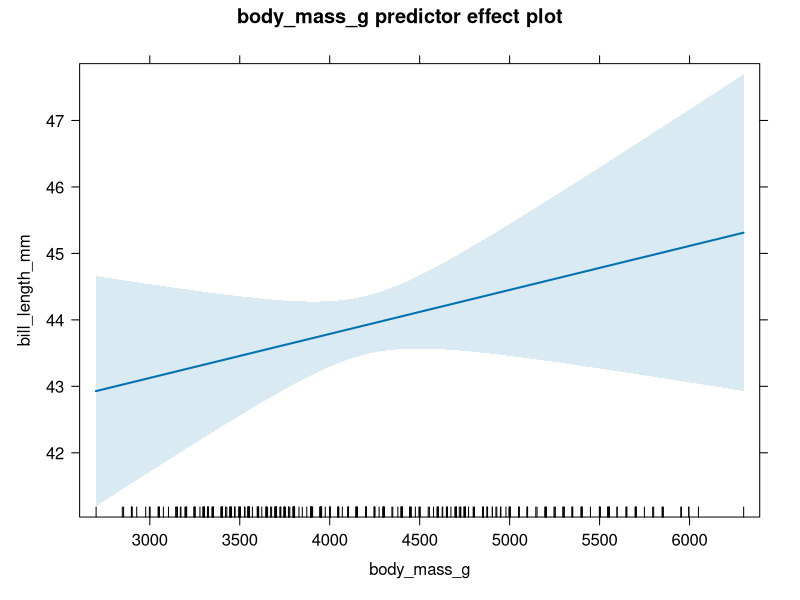
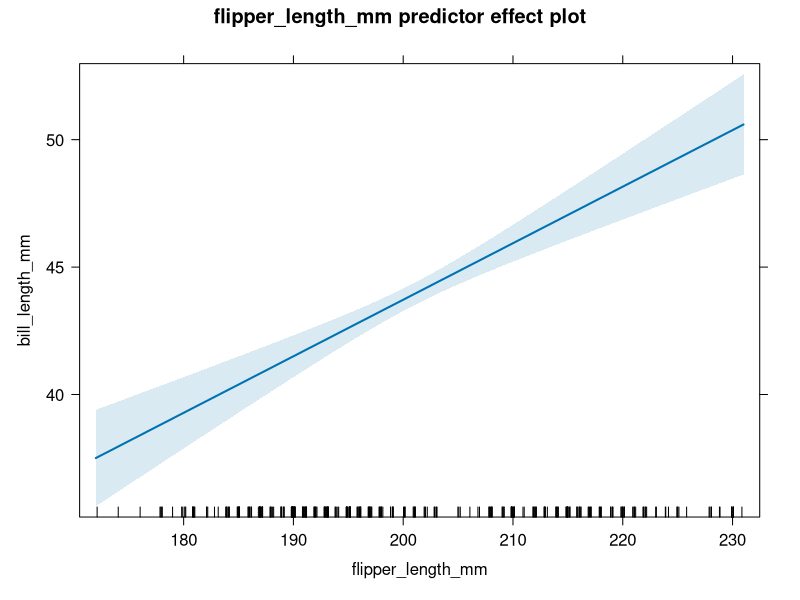
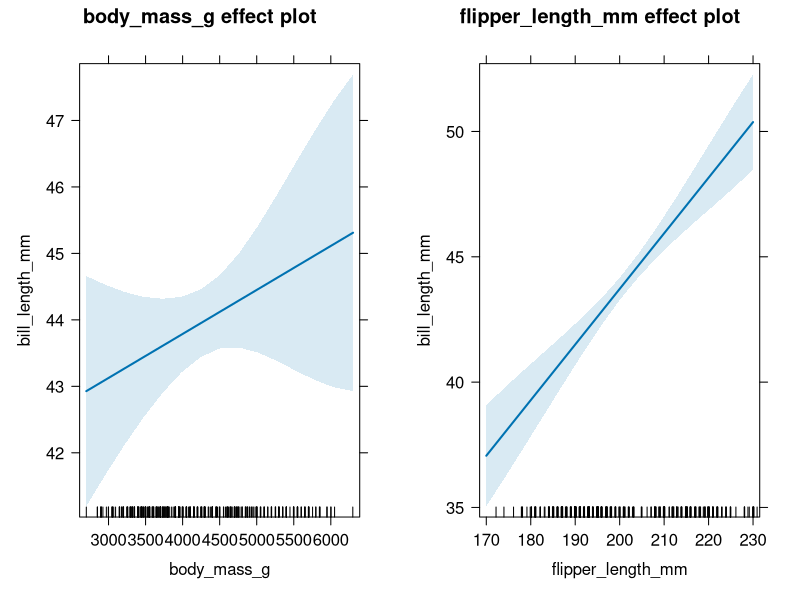
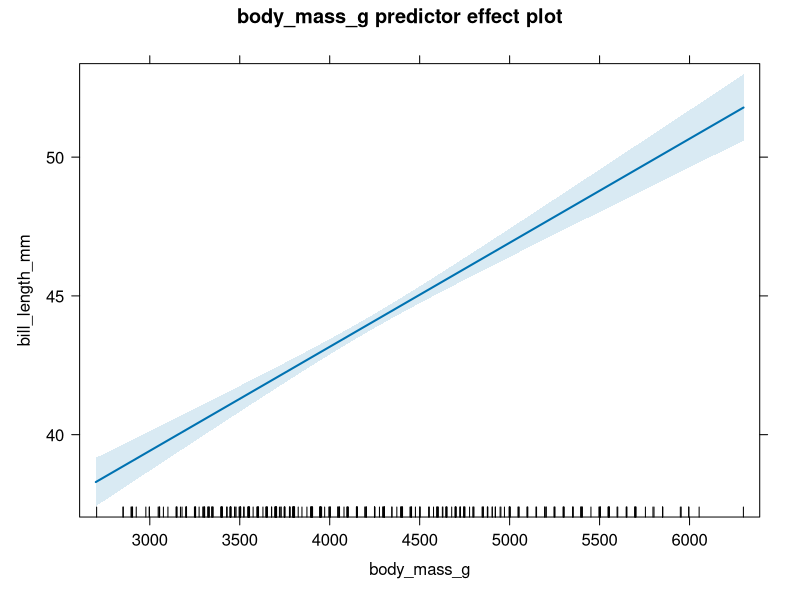
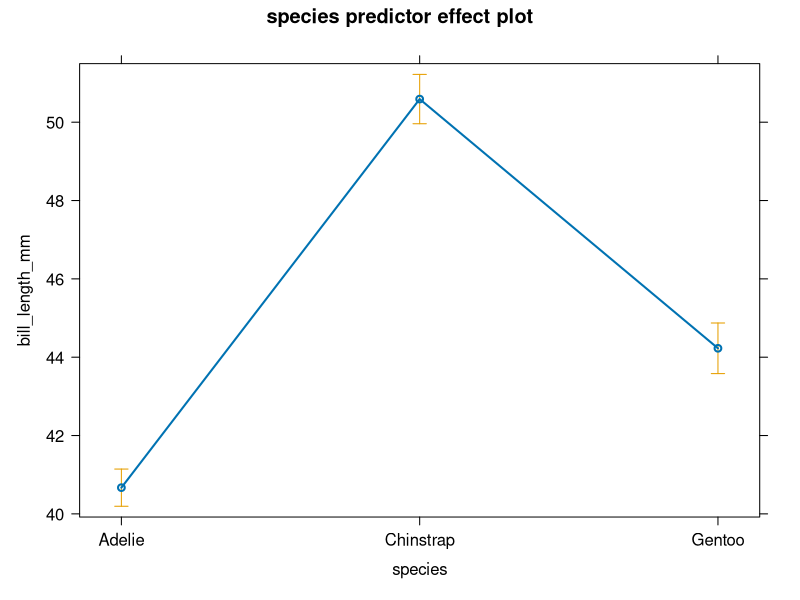
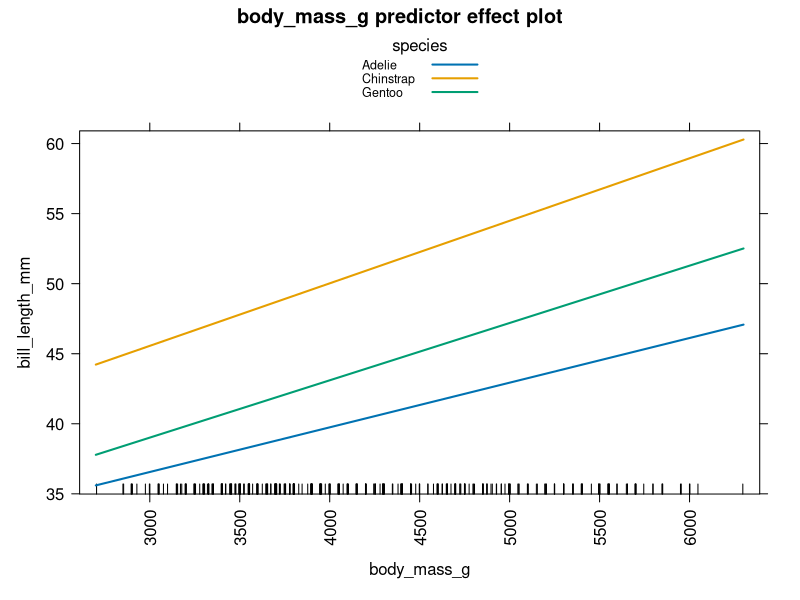
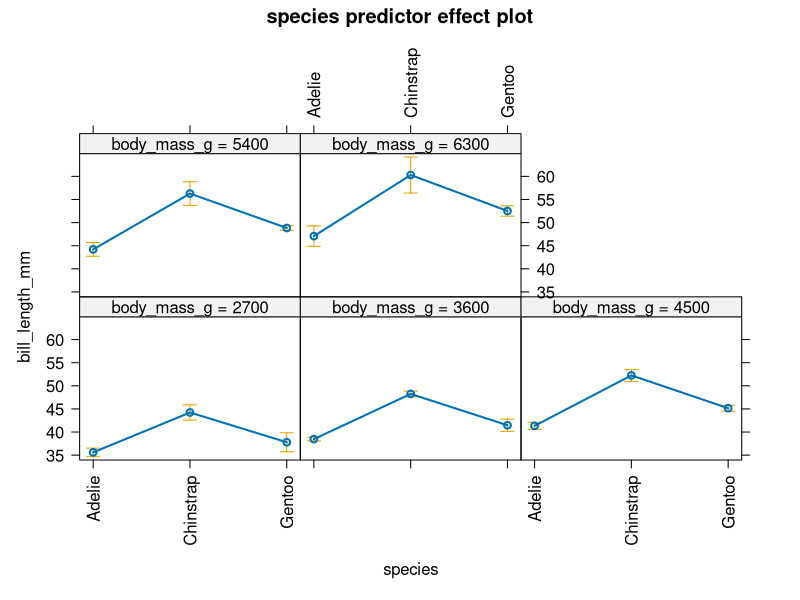
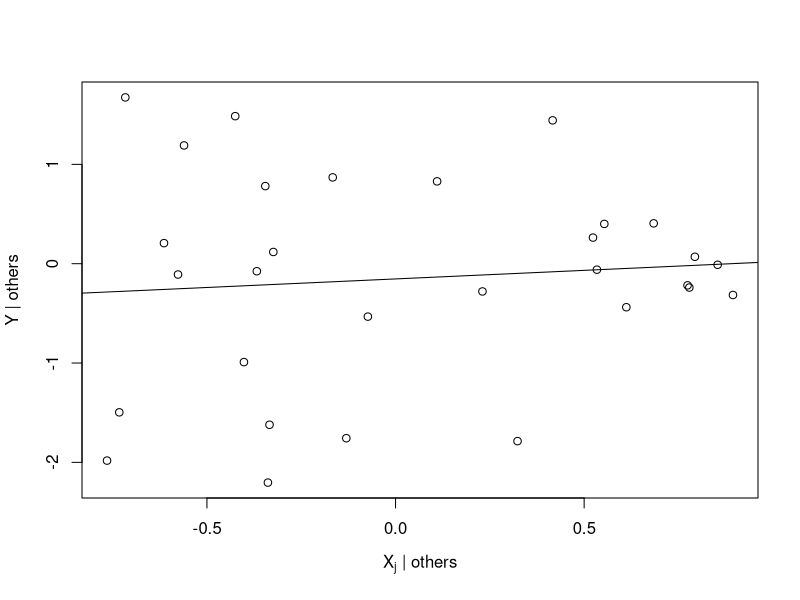

Generate these figures, in order, with R:
## ---- chunk 1
if(!require(palmerpenguins, quietly = TRUE)) {
  install.packages("palmerpenguins", repos = "https://cran.rstudio.com/")
  library(palmerpenguins)
}
## ---- chunk 2
if(!require(car, quietly = TRUE)) {
  install.packages("car", repos = "https://cran.rstudio.com/")
  library(car)
}
## ---- chunk 3
if(!require(effects, quietly = TRUE)) {
  install.packages("effects", repos = "https://cran.rstudio.com/")
  library(effects)
}
## ---- chunk 4
# load penguins data
data(penguins, package = "palmerpenguins")
# transform body mass variable from g to kg
penguins <- penguins |> transform(body_mass_kg = body_mass_g/1000)
# fit model with body_mass_kg
slmod_scaled <- lm(bill_length_mm ~ body_mass_kg, data = penguins)
# extract coefficients
coefficients(slmod_scaled)
## ---- chunk 5
# load penguins data since it hasn't been loaded in this chapter
data(penguins, package = "palmerpenguins")
# refit multiple linear regression model
mlmod <- lm(bill_length_mm ~ body_mass_g + flipper_length_mm, data = penguins)
# extract estimated coefficients
coef(mlmod)
## ---- chunk 6
colMeans(mlmod$model)
## ---- chunk 7
#| message: false
library(effects)
## ---- chunk 8
plot(predictorEffect("body_mass_g", mlmod))
## ---- chunk 9
plot(predictorEffect("flipper_length_mm", mlmod))
## ---- chunk 10
plot(allEffects(mlmod))
## ---- chunk 11
# refit the parallel lines model
lmodp <- lm(bill_length_mm ~ body_mass_g + species, data = penguins)
# double-check coefficients
coef(lmodp)
## ---- chunk 12
table(lmodp$model$species)
print(paste('Total:', length(lmodp$model$species)))
## ---- chunk 13
# draw effect plot for body_mass_g
plot(predictorEffect("body_mass_g", lmodp))
## ---- chunk 14
# sample mean of body_mass_g variable used to fit lmodp
mean(lmodp$model$body_mass_g)
## ---- chunk 15
plot(predictorEffect("species", lmodp))
## ---- chunk 16
# fit separate lines model
lmods <- lm(bill_length_mm ~ body_mass_g + species + body_mass_g:species,
            data = penguins)
# extract estimated coefficients
coef(lmods)
## ---- chunk 17
# effect plot of body mass for separate lines model
# axes ... rotates the x-axis labels 90 degrees
# lines ... plots the effect of body mass in one graphic
plot(predictorEffect("body_mass_g", lmods),
     axes = list(x = list(rotate = 90)),
     lines = list(multiline = TRUE))
## ---- chunk 18
# effect plot of body mass for separate lines model
# axes ... rotates the x-axis labels 90 degrees
# lines ... plots the effect of species in one graphic
plot(predictorEffect("species", lmods),
     axes = list(x = list(rotate = 90)),
     lines=list(multiline = FALSE))
## ---- chunk 19
#| echo: false
#| eval: true
#| output: false
set.seed(71)
x <- runif(30, -1, 1)
y1 <- rnorm(30)
y2 <- 0.2 + 0.3 * x + rnorm(30, sd = 0.05)
y3 <- 0.2 + 0.6 * x + 0.6 * x^2 + rnorm(30, sd = 0.1)
y4 <- y2
sx <- sort(x) + 5
sy4 <- sort(y4)
sy4[2] <- sy4[29]
## ---- chunk 20
#| echo: false
#| eval: true
#| output: true
plot(y1 ~ x, ylab = "Y | others",
     xlab = expression(paste(X[j], " | others")))
abline(coef(lm(y1 ~ x)))
## ---- chunk 21
#| echo: false
#| eval: true
#| output: true
plot(y2 ~ x, ylab = "Y | others",
     xlab = expression(paste(X[j], " | others")))
abline(coef(lm(y2 ~ x)))
## ---- chunk 22
#| echo: false
#| eval: true
#| output: true
plot(y3 ~ x, ylab = "Y | others",
     xlab = expression(paste(X[j], " | others")))
title("(c)")
abline(coef(lm(y3 ~ x)))
## ---- chunk 23
#| echo: false
#| eval: true
#| output: true
plot(sy4 ~ sx, ylab = "Y | others",
     xlab = expression(paste(X[j], " | others")))
title("(d)")
abline(-0.3, .1)
## ---- chunk 24
#| message: false
library(car)
## ---- chunk 25
# create added-variable plots for all regressors in mlmod
avPlots(mlmod)
## ---- chunk 26
avPlots(lmodp)
## ---- chunk 27
leveragePlots(lmodp)
## ---- chunk 28
leveragePlots(lmods)
## ---- chunk 29
y <- c(1, 4, 6, 8, 9)       # create an arbitrary response vector
X1 <- c(7, 5, 5, 7, 7)      # create regressor 1
X2 <- c(-1, 2, -3, 1, 5/7)  # create regressor 2 to be orthogonal to X1
## ---- chunk 30
crossprod(X1, X2)
## ---- chunk 31
# y regressed on X1 without an intercept
lmod1 <- lm(y ~ X1 - 1)
coef(lmod1)
## ---- chunk 32
# y regressed on X1 and X2 without an intercept
lmod2 <- lm(y ~ X1 + X2 - 1)
coef(lmod2)
## ---- chunk 33
ones <- rep(1, 5)   # column of 1s
## ---- chunk 34
crossprod(ones, X1) # not zero, so not orthogonal
## ---- chunk 35
crossprod(ones, X2) # not zero, so not orthogonal
## ---- chunk 36
# y regressed on X1 and X2 with an intercept
lmod3 <- lm(y ~ X1 + X2)
coef(lmod3) # coefficients for lmod3
## ---- chunk 37
X3 <-  c(0, -1, 1, 0, 0) # sample mean is zero
X4 <- c(0, 0, 0, 1, -1)  # sample mean is zero
cov(X3, X4)              # 0, so X3 and X4 are uncorrelated and orthogonal
## ---- chunk 38
coef(lm(y ~ 1))           # only column of 1s
## ---- chunk 39
coef(lm(y ~ X3 - 1))      # only X3
## ---- chunk 40
coef(lm(y ~ X4 - 1))      # only X4
## ---- chunk 41
coef(lm(y ~ X3))          # 1s and X3
## ---- chunk 42
coef(lm(y ~ X4))          # 1s and X4
## ---- chunk 43
coef(lm(y ~ X3 + X4 - 1)) # X3 and X4
## ---- chunk 44
coef(lm(y ~ X3 + X4))     # 1s, X3, and X4
## ---- chunk 45
crossprod(model.matrix(~ X1 + X2 + X3 + X4))
## ---- chunk 46
coef(lm(y ~ 1))
## ---- chunk 47
lmod4 <- lm(y ~ X1) # model with 1s and X1
coef(lmod4)
## ---- chunk 48
coef(lm(y ~ X1 + X2))
## ---- chunk 49
coef(lm(y ~ X1 + X3))
## ---- chunk 50
coef(lm(y ~ X1 + X3 + X4))
## ---- chunk 51
X5 <- c(1, 0, 0, -1, 0) # orthogonal to ones, X1, not X4
# note block of 0s
crossprod(cbind(ones, X1, X4, X5))
## ---- chunk 52
lm(y ~ X1)           # model with 1s and X1
## ---- chunk 53
lm(y ~ X1 + X4 + X5) # model with 1s, X1, X4, x5
## ---- chunk 54
lm(y ~ X4 + X5 - 1)  # model with X4 and x5 only
## ---- chunk 55
lm(y ~ X1 + X4 + X5) # model with 1s, X1, X4, x5
